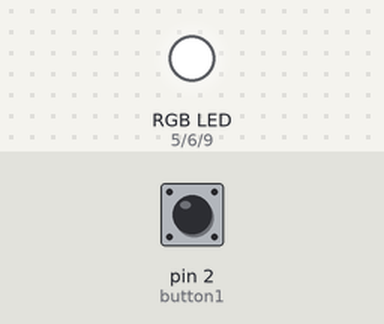
The sketch below on a simulated Arduino Uno, built with avr-gcc and run on an emulated ATmega328P. Shown: an RGB LED mixed from three pins (HIGH = lit). The inputs (shaded band) are chosen by the test bench; at power-on: pin 2 (button1) HIGH.

Above: at 10.8 s.
10.9 s: pin 2 (button1) pulled LOW for 0.25 s
At 11.8 s:
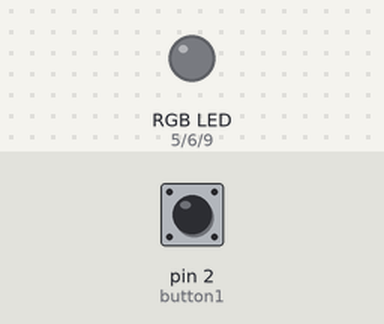
12.6 s: pin 2 (button1) pulled LOW for 1 s
At 14.3 s:
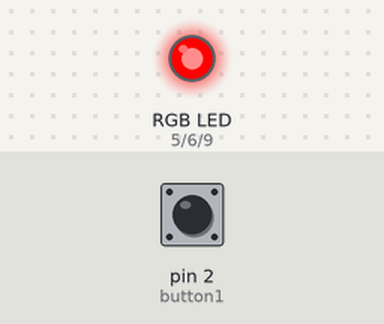
At 15.1 s:
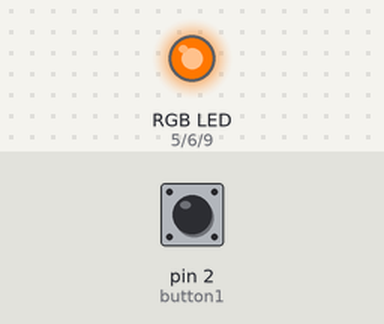
Timing chart, 0 to 24.1 s (numbered marks = the images above; inputs shaded):
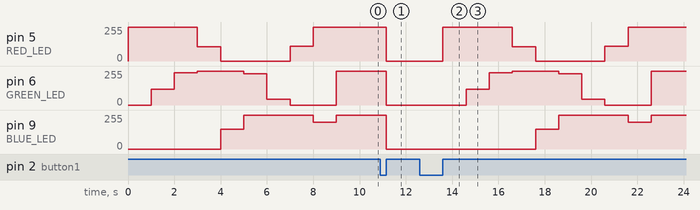

The sketch:

buttontest.ino
```cpp
#define RED_LED 5
#define BLUE_LED 9
#define GREEN_LED 6


int button1 = 2;

int status1 = false;
void setup(){
  pinMode(button1, INPUT_PULLUP);

  pinMode(GREEN_LED, OUTPUT);
  pinMode(RED_LED, OUTPUT);
  pinMode(BLUE_LED, OUTPUT);
}
  void mode1(){
       analogWrite(RED_LED, 255);
    analogWrite(GREEN_LED, 0);
    analogWrite(BLUE_LED, 0);
    delay(1000);

    analogWrite(RED_LED, 255);
    analogWrite(GREEN_LED, 119);
    analogWrite(BLUE_LED, 0);
    delay(1000);

    analogWrite(RED_LED, 255);
    analogWrite(GREEN_LED, 242);
    analogWrite(BLUE_LED, 0);
    delay(1000);

    analogWrite(RED_LED, 106);
    analogWrite(GREEN_LED, 255);
    analogWrite(BLUE_LED, 0);
    delay(1000);

    analogWrite(RED_LED, 0);
    analogWrite(GREEN_LED, 255);
    analogWrite(BLUE_LED, 150);
    delay(1000);

    analogWrite(RED_LED, 0);
    analogWrite(GREEN_LED, 234);
    analogWrite(BLUE_LED, 255);
    delay(1000);

    analogWrite(RED_LED, 0);
    analogWrite(GREEN_LED, 45);
    analogWrite(BLUE_LED, 255);
    delay(1000);

    analogWrite(RED_LED, 111);
    analogWrite(GREEN_LED, 0);
    analogWrite(BLUE_LED, 255);
    delay(1000);

    analogWrite(RED_LED, 255);
    analogWrite(GREEN_LED, 0);
    analogWrite(BLUE_LED, 200);
    delay(1000);

    analogWrite(RED_LED, 255);
    analogWrite(GREEN_LED, 255);
    analogWrite(BLUE_LED, 255);
    delay(1000);

  }


void loop(){
  if (digitalRead(button1) == true) {
    status1 = !status1;
    if(status1 == true){
      mode1();
    }
    else{
      analogWrite(GREEN_LED, 0);
      analogWrite(RED_LED, 0);
      analogWrite(BLUE_LED, 0);
    }
   while(digitalRead(button1) == true);
  delay(50);
}
}
```

Measured:
- after the input at 10.9 s, pin 5 (RED_LED), pin 6 (GREEN_LED), pin 9 (BLUE_LED): 255/255 → 0/255 after 0.25 s
- after the input at 12.6 s, pin 5 (RED_LED): 0/255 → 255/255 after 1.0 s, → 106/255 3.0 s later, → 0/255 1.0 s later, → 111/255 3.0 s later, … (5 changes in this stretch); pin 6 (GREEN_LED): 0/255 → 119/255 after 2.0 s, → 242/255 1.0 s later, → 255/255 1.0 s later, → 234/255 2.0 s later, … (7 changes in this stretch)
